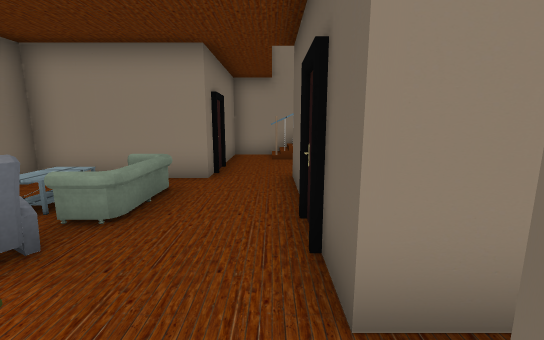
View 1 (above)

12 first-person views from a walk through a 3-D level made in the Unity game engine. The camera is 1.3 m above the floor, tilts 10° down and sees 90° across. The floor is counted in squares, 1 m on a side. Each view is taken from the middle of a square. On the plan, view 1 faces up. The plan holds only what a view shows up to about 13 squares ahead; the rest is blank. The player character is not drawn. Some animated figures are not drawn. Some surface patterns are stand-ins.

View 2
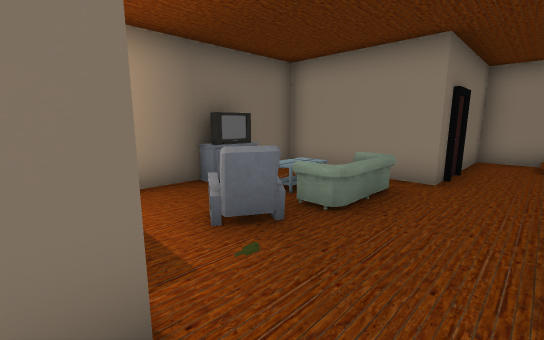

View 3
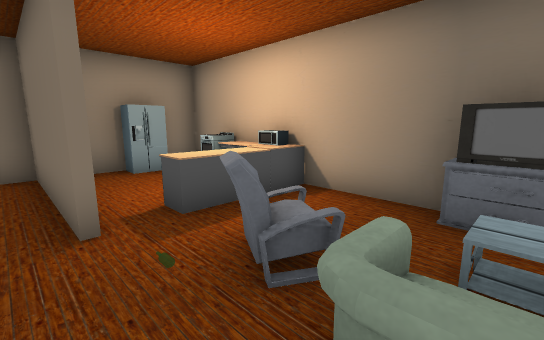

View 4
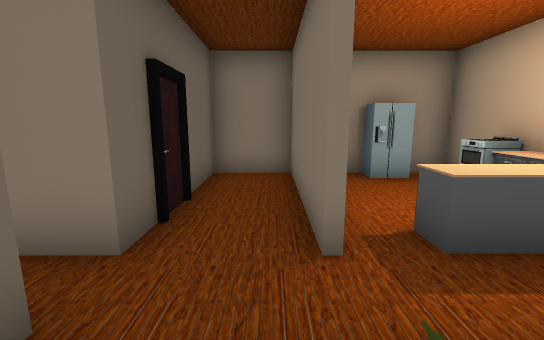

View 5
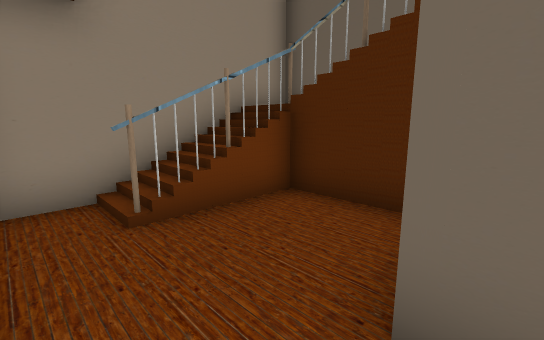

View 6
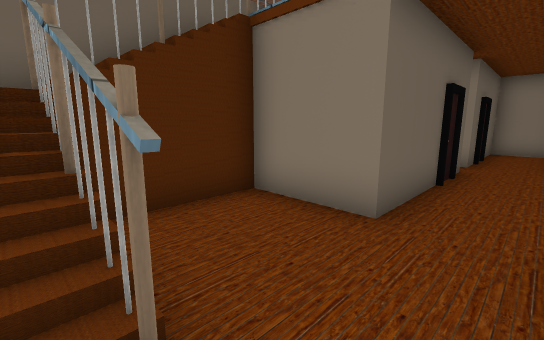

View 7
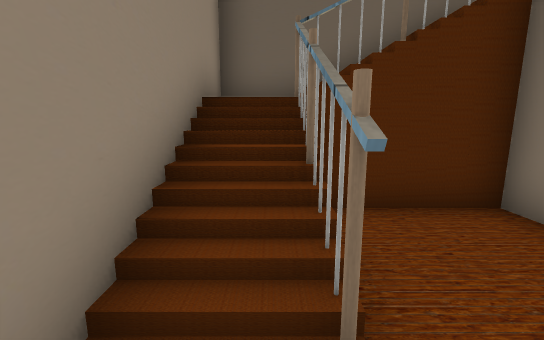

View 8
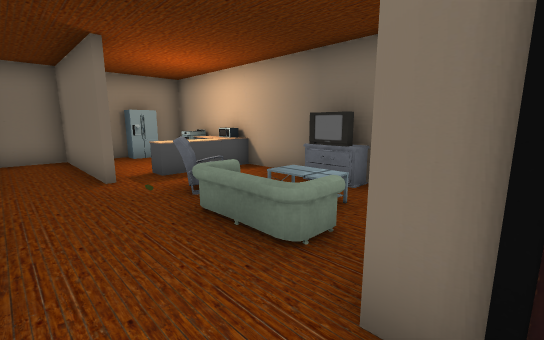

View 9
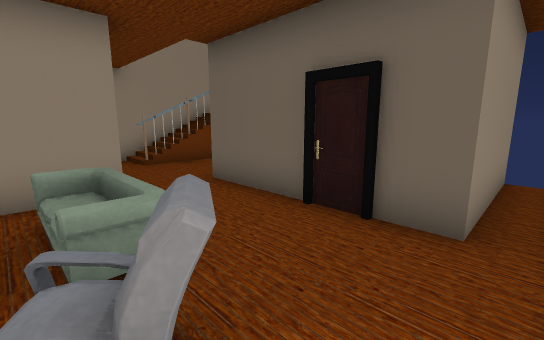

View 10
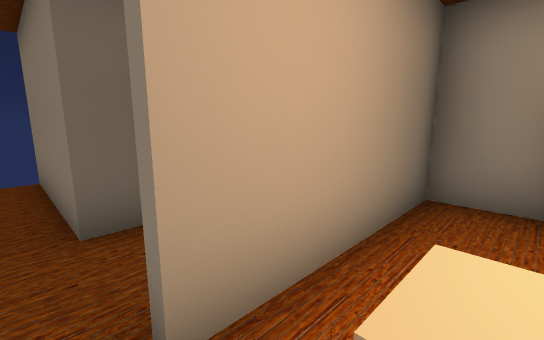

View 11
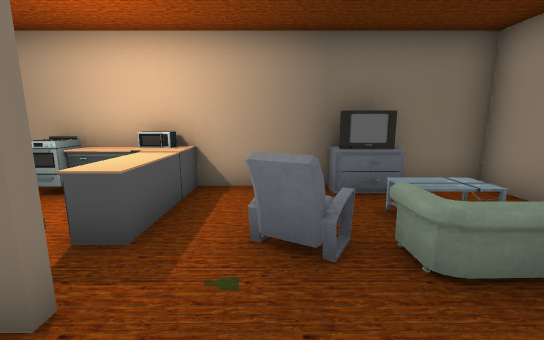

View 12
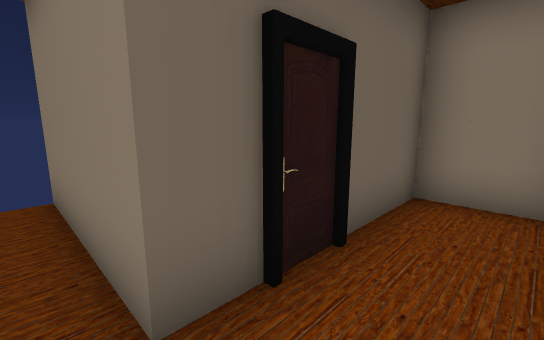

### Floor plan
Ten units are one square. View 1 is at (0, 0); x grows to the right and y downward. Boxes are objects, and circles mark ways between rooms. Rooms are numbered by the first view taken in them; rooms with no view inside come last. Other rooms are left out.
<svg viewBox="-60 -115 110 165">
<path fill="none" stroke="#000" d="M-15 -6 -15 40M-17 41 -17 -5M-15 -63 -55 -63 -55 40 5 40 5 -5 45 -5M45 -15 5 -15 5 -45M15 -95 4 -95M30 -65 30 -76M5 -45 5 -65 15 -65M45 -70 45 -110 -15 -110 -15 -63"/>
<rect x="-55" y="15" width="10" height="10" fill="#bbb"><title>stove</title></rect>
<rect x="-55" y="5" width="10" height="10" fill="#bbb"><title>cabinet</title></rect>
<rect x="-55" y="-5" width="10" height="10" fill="#bbb"><title>other object</title></rect>
<rect x="-55" y="-15" width="10" height="10" fill="#bbb"><title>cabinet</title></rect>
<rect x="-55" y="-45" width="10" height="20" fill="#bbb"><title>other object</title></rect>
<rect x="-45" y="25" width="20" height="20" fill="#bbb"><title>fridge</title></rect>
<rect x="-45" y="-5" width="10" height="10" fill="#bbb"><title>cabinet</title></rect>
<rect x="-35" y="-5" width="10" height="10" fill="#bbb"><title>cabinet</title></rect>
<rect x="-35" y="-25" width="20" height="10" fill="#bbb"><title>other object</title></rect>
<rect x="-25" y="-35" width="10" height="10" fill="#bbb"><title>other object</title></rect>
<rect x="-5" y="-105" width="10" height="10" fill="#bbb"><title>other object</title></rect>
<rect x="15" y="-105" width="10" height="10" fill="#bbb"><title>other object</title></rect>
<rect x="25" y="-85" width="10" height="10" fill="#bbb"><title>other object</title></rect>
<rect x="25" y="-95" width="10" height="10" fill="#bbb"><title>other object</title></rect>
<rect x="25" y="-105" width="10" height="10" fill="#bbb"><title>other object</title></rect>
<circle cx="-5" cy="-55" r="3" fill="#2a7"/>
<text x="-20" y="-10">1</text>
<text x="10" y="-80">2</text>
</svg>
Room 1 opens to room 2.

Where each view was taken, in squares from view 1:
view 1: 0 up, 0 right, facing up
view 2: 0 up, 0 right, facing up-left
view 3: 4 up, 1 left, facing down-left
view 4: 3 up, 1 left, facing down
view 5: 6 up, 1 left, facing up-right
view 6: 10 up, 1 left, facing down-right
view 7: 10 up, 1 left, facing right
view 8: 7 up, 0 right, facing down-left
view 9: 1 up, 3 left, facing up-right
view 10: 1 up, 3 left, facing down-right
view 11: 2 up, 0 right, facing left
view 12: 1 up, 1 left, facing down-right
